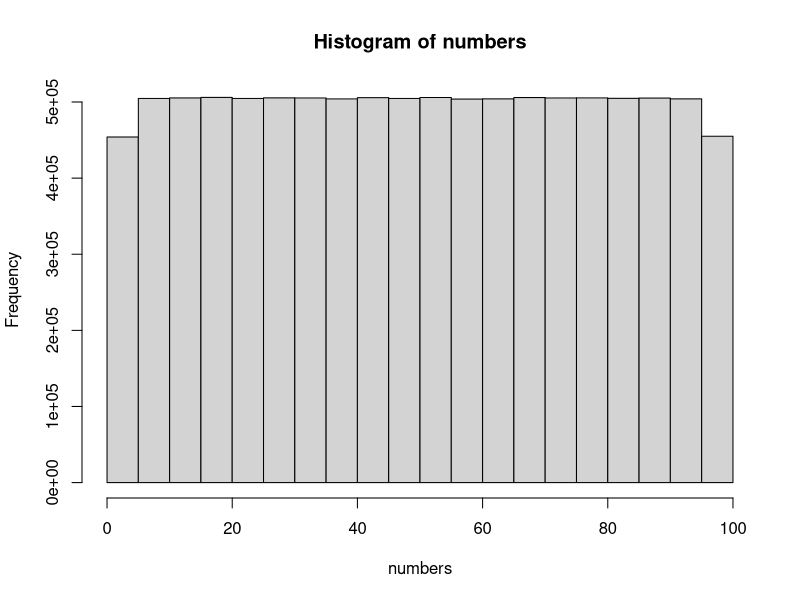

Write R code to recreate this figure. (Note: this script raises an error after producing the figure.)
# ------------------------------------------------------------------------------
# Guessing Game Exercise
# ------------------------------------------------------------------------------
# October 2021
# Pete Arnold
# ------------------------------------------------------------------------------

# Step 0. Display something so we know we are working.
print("Hello, world!")

# Step 1. Think of a number.
# Generate a random number between 1 and 100 (inclusive). There are other
# solutions, for example, n <- as.integer(runif(1) * 100).
# This is a function call that gets 1 number in the range 1 to 100 from a
# uniform distribution (we'll cover that later).
number <- runif(n=1, min=1, max=100)
# But we should only allow whole numbers as decimals would be hard to guess
# exactly, so we round 'number' to zero decimal place and save the value back to
# 'number'.
number <- round(number, 0)

# We can, in fact, do this is one step.
number <- round(runif(1, 1, 100), 0)

# ------------------------------------------------------------------------------

# How shall we check that this is correct?
# Make n large and see the statistics of the values are saying.
# It is good practice to put numbers that might vary in named variables.

# Define a large number.
count <- 10000000
# Get that many numbers - this will be a long list called numbers.
numbers <- round(runif(count, 1, 100), 0)
# We can plot a histogram of those numbers to see if it looks right.
hist(numbers)
# We can do the basic descriptive statistics and see if they look right.
summary(numbers)

# ------------------------------------------------------------------------------

# And, as they are numbers, we can write some code to check them for us.
# Here we have textual data, Min. and Max., which we indicate is text by placing
# quotes around them (they are referred to as strings (of characters)).
# The square brackets []allow us to access a paricular data entry in a list.
# The 'if' statement reads like it is written and will run the first section of
# code if the check on the 'if' line is TRUE and the second if it is FALSE.
check <- summary(numbers)
if ((check['Min.'] == 1) & (check['Max.'] == 100)) {
    print("Number range is OK.")
} else {
    print("Number range is not as intended!")
}

# ------------------------------------------------------------------------------

# 2. Get the user to make a guess.

guess <- readline(prompt="Enter a number:")

# ------------------------------------------------------------------------------

# 3. How do we check that we have a number?
# Convert the entered string to a number - as.numeric() will do this and, if the
# string is not a number it will return NA.
guess <- as.numeric(guess)

# Now all we need to do is check if the guess is NA. If not, it must be a
# number. If it is NA, we'll stop and print out a message to tell the user.
# This kind of checking is done with an 'if' statement - if the contents of the
# brackets after the if are TRUE, the next section is run. If FALSE, it is
# skipped.
if (is.na(guess)){
    stop("That guess was not a number!\n")
}

# ------------------------------------------------------------------------------

# 4. How do we check if the guess matches the number?
# 4.1
if (guess == number){
    print("You guessed correctly!")
}
# 4.2
if (guess == number){
    print("You guessed correctly!")
} else {
    print("You guessed wrong!")
}
# 4.3
have_guessed <- guess == number
if (have_guessed == TRUE){
    print("You guessed correctly!")
} else {
    print("You guessed wrong!")
}

# ------------------------------------------------------------------------------

# 5. Do it again - use a loop - one with for, one with while and one with
# repeat.

# This is all the one-guess code.
number <- runif(1, 1, 100)
number <- round(number, 0)
guess <- readline(prompt="Enter a number:")
guess <- as.numeric(guess)
if (is.na(guess)){
    stop("That guess was not a number!\n")
}
have_guessed <- guess == number
if (have_guessed == TRUE){
    print("You guessed correctly!")
} else {
    print("You guessed wrong!")
}

# This is the for-loop code.
number <- runif(1, 1, 100)
number <- round(number, 0)
attempts <- 0
steps <- 10
for (step in 1: steps){
    guess <- readline(prompt="Enter a number:")
    guess <- as.numeric(guess)
    if (is.na(guess)){
        stop("That guess was not a number!\n")
    }
    have_guessed <- guess == number
    attempts <- attempts + 1
    if (have_guessed == TRUE){
        print("You guessed correctly!")
        break
    } else {
        print("You guessed wrong!")
    }
}

# This is the while-loop code.
number <- runif(1, 1, 100)
number <- round(number, 0)
attempts <- 0
have_guessed <- FALSE
while(have_guessed == FALSE){
    guess <- readline(prompt="Enter a number:")
    guess <- as.numeric(guess)
    if (is.na(guess)){
        stop("That guess was not a number!\n")
    }
    have_guessed <- guess == number
    attempts <- attempts + 1
    if (have_guessed == TRUE){
        print("You guessed correctly!")
    } else {
        print("You guessed wrong!")
    }
}

# This is the repeat-loop code.
number <- runif(1, 1, 100)
number <- round(number, 0)
attempts <- 0
repeat{
    guess <- readline(prompt="Enter a number:")
    guess <- as.numeric(guess)
    if (is.na(guess)){
        stop("That guess was not a number!\n")
    }
    have_guessed <- guess == number
    attempts <- attempts + 1
    if (have_guessed == TRUE){
        print("You guessed correctly!")
        break
    } else {
        print("You guessed wrong!")
    }
}

# ------------------------------------------------------------------------------

# 7. Messing with the code.
# 7.1 Improving the messages.
# This is the repeat-loop code.
number <- runif(1, 1, 100)
number <- round(number, 0)
attempts <- 0
repeat{
    guess_string <- readline(prompt="Enter a number:")
    guess <- as.numeric(guess_string)
    if (is.na(guess)){
        stop(paste("That guess (", guess_string, ") was not a number!\n"))
    }
    have_guessed <- guess == number
    attempts <- attempts + 1
    if (have_guessed == TRUE){
        cat("You guessed correctly, it was", number, "!\n")
        cat("You took", attempts, "goes to guess.\n")
        break
    } else {
        cat("You guessed wrong, it wasn't", guess, "!\n")
    }
}

# 7.2 Improve the error handling.
number <- runif(1, 1, 100)
number <- round(number, 0)
attempts <- 0
repeat{
    guess_string <- readline(prompt="Enter a number:")
    guess <- as.numeric(guess_string)
    if (is.na(guess)){
        cat("That guess (", guess_string, ") was not a number!\n")
        next
    }
    have_guessed <- guess == number
    attempts <- attempts + 1
    if (have_guessed == TRUE){
        cat("You guessed correctly, it was", number, "!\n")
        cat("You took", attempts, "goes to guess.\n")
        break
    } else {
        cat("You guessed wrong, it wasn't", guess, "!\n")
    }
}

# 7.3 An explicit way out.
number <- runif(1, 1, 100)
number <- round(number, 0)
attempts <- 0
repeat{
    guess_string <- readline(prompt="Enter a number:")
    if (guess_string == 'q'){
        break
    }
    guess <- as.numeric(guess_string)
    if (is.na(guess)){
        cat("That guess (", guess_string, ") was not a number!\n")
        next
    }
    have_guessed <- guess == number
    attempts <- attempts + 1
    if (have_guessed == TRUE){
        cat("You guessed correctly, it was", number, "!\n")
        cat("You took", attempts, "goes to guess.\n")
        break
    } else {
        cat("You guessed wrong, it wasn't", guess, "!\n")
    }
}

# 7.4 With clues.
number <- runif(1, 1, 100)
number <- round(number, 0)
attempts <- 0
repeat{
    guess_string <- readline(prompt="Enter a number:")
    if (guess_string == 'q'){
        break
    }
    guess <- as.numeric(guess_string)
    if (is.na(guess)){
        cat("That guess (", guess_string, ") was not a number!\n")
        next
    }
    have_guessed <- guess == number
    attempts <- attempts + 1
    if (have_guessed == TRUE){
        cat("You guessed correctly, it was", number, "!\n")
        cat("You took", attempts, "goes to guess.\n")
        break
    } else {
        if (guess > number) {
            cat("You guessed too high, it wasn't", guess, "!\n")
        } else {
            cat("You guessed too low, it wasn't", guess, "!\n")
        }
    }
}

# 7.5 Save the guesses.
number <- runif(1, 1, 100)
number <- round(number, 0)
attempts <- 0
guesses <- vector()
repeat{
    guess_string <- readline(prompt="Enter a number:")
    if (guess_string == "q"){
        break
    }
    guess <- as.numeric(guess_string)
    if (is.na(guess)){
        cat("That guess (", guess_string, ") was not a number!\n")
        next
    }
    guesses <- c(guesses, guess)
    have_guessed <- guess == number
    attempts <- attempts + 1
    if (have_guessed == TRUE){
        cat("You guessed correctly, it was", number, "!\n")
        cat("You took", attempts, "goes to guess.\n")
        break
    } else {
        if (guess > number) {
            cat("You guessed too high, it wasn't", guess, "!\n")
        } else {
            cat("You guessed too low, it wasn't", guess, "!\n")
        }
    }
}
print("You guessed the following values:")
print(guesses)
plot(guesses, type='l')
abline(h=number, col='red')

# 7.6 Move the number.
number <- runif(1, 1, 100)
number <- round(number, 0)
attempts <- 0
change <- 3
guesses <- vector()
numbers <- c(number)
repeat{
    guess_string <- readline(prompt="Enter a number:")
    if (guess_string == "q"){
        break
    }
    guess <- as.numeric(guess_string)
    if (is.na(guess)){
        cat("That guess (", guess_string, ") was not a number!\n")
        next
    }
    guesses <- c(guesses, guess)
    have_guessed <- guess == number
    attempts <- attempts + 1
    if (have_guessed == TRUE){
        cat("You guessed correctly, it was", number, "!\n")
        cat("You took", attempts, "goes to guess.\n")
        break
    } else {
        if (guess > number) {
            cat("You guessed too high, it wasn't", guess, "!\n")
        } else {
            cat("You guessed too low, it wasn't", guess, "!\n")
        }
        number <- number + round(runif(1, -change, change), 0)
        numbers <- c(numbers, number)
    }
}
print("You guessed the following values:")
print(guesses)
plot(guesses, type='l', col='black')
lines(numbers, col='red')

# ------------------------------------------------------------------------------
